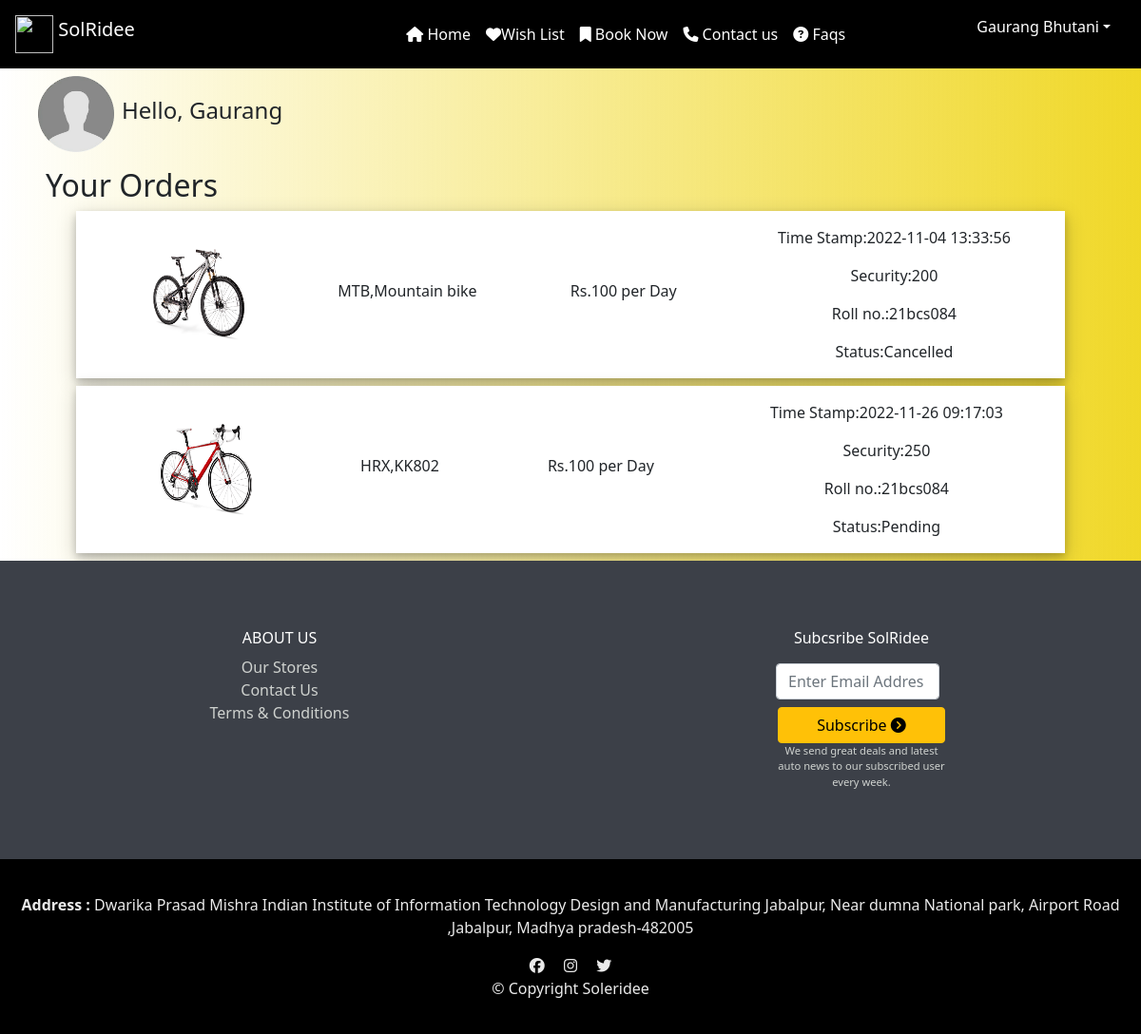
The app's page /order.php (signed in) with its own data.
### tables this page shows
CREATE TABLE `orders` (
  `date` timestamp NOT NULL DEFAULT current_timestamp(),
  `amount` int(11) NOT NULL,
  `cid` int(11) NOT NULL,
  `rollnumber` varchar(50) NOT NULL,
  `oid` int(11) NOT NULL,
  `status` varchar(50) NOT NULL DEFAULT 'Pending',
  `cycleid` varchar(5) NOT NULL
);

CREATE TABLE `cycles` (
  `cycleid` varchar(5) NOT NULL,
  `model` varchar(20) NOT NULL,
  `brand` varchar(20) NOT NULL,
  `color` varchar(10) NOT NULL,
  `type` varchar(15) NOT NULL DEFAULT 'non_gear',
  `security_amt` int(11) NOT NULL DEFAULT 100,
  `image` varchar(100) DEFAULT NULL
);

### order.php (the view, shortened to what this page needs)
<!DOCTYPE html>
<html lang="en" dir="ltr">
<head>
  <link rel="stylesheet" href="css/order.css">
  <link rel="stylesheet" href="https://cdn.jsdelivr.net/npm/bootstrap@4.0.0/dist/css/bootstrap.min.css">
  <link href="https://cdn.jsdelivr.net/npm/bootstrap@5.1.3/dist/css/bootstrap.min.css" rel="stylesheet">
</head>
<body>
    <section id="title">
    <nav class="navbar navbar-expand-lg navbar-dark bg-black">
        <a class="navbar-brand" href="#">
        <img src="images/logo.jpg" width="40" height="40" class="d-inline-block align-top" alt="">
        SolRidee</a>
        <div class="collapse navbar-collapse" id="navbarTogglerDemo03">
            <ul class="navbar-nav ml-auto mt-2 mt-lg-0"  style="margin-right:10%;">
            <?php
            if(isset($_SESSION['username'])){
            ?>
            <li class="nav-item active">
            <a class="nav-link" href="home.php"><i class="fa fa-home" aria-hidden="true"></i> Home <span class="sr-only">(current)</span></a>
            </li>
            <li class="nav-item active">
                <a class="nav-link" href="listing.php"><i class="fa-solid fa-heart"></i>Wish List  <span class="sr-only">(current)</span></a>
            </li>
            <?php }?>
                <li class="nav-item active">
                <a class="nav-link" href="listing.php"><i class="fa-solid fa-bookmark"></i>   Book Now <span class="sr-only">(current)</span></a>
                </li>
                <li class="nav-item active">
                <a class="nav-link" href="contact.php"><i class="fa fa-phone" aria-hidden="true"></i>   Contact us <span class="sr-only">(current)</span></a>
                </li>
                <li class="nav-item active">
                <a class="nav-link" href="#"><i class="fa fa-question-circle" aria-hidden="true"></i>   Faqs <span class="sr-only">(current)</span></a>
                </li>
            </ul>
        </div>
        <?php
            if(isset($_SESSION['username'])){
        ?>
                <ul type="none">
                <li class="nav-item dropdown">
                    <a class="nav-link dropdown-toggle active" data-toggle="dropdown" href="#" role="button" aria-haspopup="true" aria-expanded="false" style="color:white;"><?php echo $_SESSION['username'] ; ?></a>
                </li>
                </ul>
        <?php } ?>
    </nav>
    </section>
<section>
 <div>
    <div >
        <div class="d-flex justify-content-start">
            <div class="p-2 ">
               <img class="profile-img" src="./images/profile.png" alt="">
            </div>
            <div class="align-self-center ">
               <h4>Hello, <?php echo $_SESSION['firstname']; ?></h4>
            </div>
        </div>
    </div>
    <h2 class="my-2 mx-5">Your Orders</h2>
    <?php
              include('conn.php');
              $sql="SELECT * FROM cycles,orders WHERE cycles.cycleid=orders.cycleid AND orders.rollnumber='".$_SESSION['rollnumber']."'";
              $res=mysqli_query($conn,$sql);
              while($result=mysqli_fetch_assoc($res))
              {
            ?>
    <div class="">
        <div class="d-flex justify-content-around order my-2" style="height:fit-content;">
            <div class="p-2 float-start">
                            <img class="list-img" src="images/<?php echo $result['image']; ?>" alt="">
            </div>
            <div class="p-2 align-self-center">
                            <h6><?php echo $result['brand'].",".$result['model'];?></h6>
            </div>
            <div class="p-2 align-self-center">
                <h6>Rs.<?php echo $result['security_amt']." "; ?>per Day</h6>
            </div>
            <div class="p-2 align-self-center">
                <div class="d-flex flex-column">
                    <div class="p-2">Time Stamp:<?php echo $result['date']." "; ?></div>
                    <div class="p-2">Security:<?php echo $result['amount']." "; ?> </div>
                    <div class="p-2">Roll no.:<?php echo $result['rollnumber']." "; ?></div>
                    <div class="p-2">Status:<?php echo $result['status']." "; ?></div>
                </div>
            </div>
        </div>
    </div>
    <?php }  ?>
</section>
    <section>
        <div class="bottom">
            <div class="row my-5">
                <div class="col-lg-6 col-md-6 col-sm-12">
                    <h6>ABOUT US</h6>
                    <div class="information">
                        <ul title="Information">
                            <li>Our Stores</li>
                            <li>Contact Us</li>
                            <li>Terms & Conditions</li>
                        </ul>
                    </div>
                </div>
                <div class="col-lg-6 col-md-6 col-sm-12">
                    <h6>Subcsribe SolRidee</h6>
                    <div class="row">
                        <div class="col">
                        </div>
                        <div class="col">
                            <form class="d-flex my-2" role="search">
                                <input class="form-control me-2" type="search" placeholder="Enter Email Address"
                                    aria-label="Search">
                            </form>
                            <button type="button" class="btn btn1 btn-warning">Subscribe <i
                                    class="fa-solid fa-circle-chevron-right"></i></button>
                            <br>
                            <div class="deals">
                                We send great deals and latest auto news to our subscribed user every week.
                            </div>
                        </div>
                        <div class="col">
                        </div>
                    </div>
                </div>
            </div>
        </div>
    </section>
    <section>
        <div class="address" style="background-color:black; padding:20px; text-align: center; color:#EAEAEA;">
            <p>
                <center><b>Address :</b> Dwarika Prasad Mishra Indian Institute of Information Technology Design and
                    Manufacturing Jabalpur, Near dumna National park, Airport Road ,Jabalpur, Madhya pradesh-482005
                </center>
            </p>
            <div class="si">
                <i class="social-icon fa-brands fa-facebook mx-2"></i>
                <i class="social-icon fa-brands fa-instagram mx-2"></i>
                <i class="social-icon fa-brands fa-twitter mx-2"></i>
                <p>© Copyright Soleridee</p>
            </div>
        </div>
    </section>
</body>
</html>

### css/order.css (style rules this page uses)
body { position: relative; background-image: linear-gradient(to right, rgba(227, 223, 223, 0), rgb(240, 216, 40)); }
.order { box-shadow: 0 4px 8px 0 rgba(0, 0, 0, 0.2), 0 6px 20px 0 rgba(0, 0, 0, 0.19); text-align: center; transition: 0.5s; height:10rem; background-color: white; margin-left: 5rem; margin-right: 5rem; }
.profile-img { padding-left: 2rem; height: 5rem; width: 7rem; }
.list-img { padding-left: 2rem; padding-top: 2rem; height: 8rem; width: 8rem; }
.bottom { padding-top: 1.5rem; padding-bottom: 1.5rem; background-color: #3C4048; color: white; text-align: center; }
.deals { font-size: 0.7rem; font-weight: lighter; color: #CFD2CF; }
.btn1 { width: 11rem; padding-left: 0; margin-left: 0; }
.information ul { color: #CFD2CF; list-style-type: none; padding-left: 0px; font-weight: lighter; }
:root { --g-color1: grey; --g-color2: #FFCC68; }

### records on screen
orders: cycleid.image (picture), cycleid.brand "MTB", cycleid.model "Mountain bike", cycleid.security_amt "100", date "2022-11-04 13:33:56", amount "200", rollnumber "21bcs084", status "Cancelled"
orders: cycleid.image (picture), cycleid.brand "HRX", cycleid.model "KK802", cycleid.security_amt "100", date "2022-11-26 09:17:03", amount "250", rollnumber "21bcs084", status "Pending"

### other values on screen
$_SESSION['username'] "Gaurang Bhutani"
$_SESSION['firstname'] "Gaurang"
